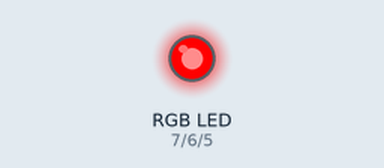
This sketch was run on a simulated Arduino Uno, built with avr-gcc and run on an emulated ATmega328P. Parts: an RGB LED mixed from three pins (HIGH = lit).

Above: at 0.1 s.
At 0.5 s:
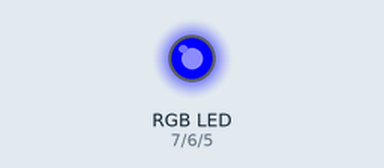
At 1.3 s:
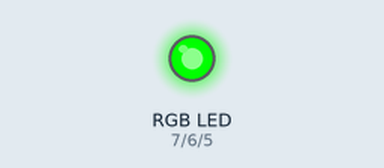
At 1.9 s:
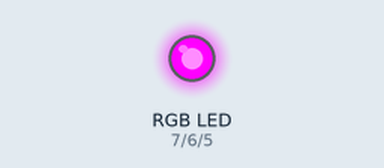
At 2.7 s:
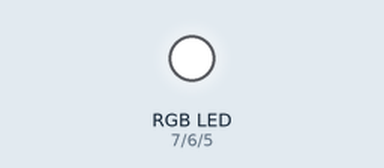
Timing chart, 0 to 3.0 s (numbered marks = the images above):
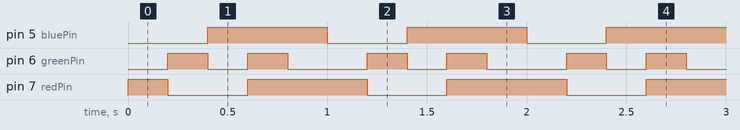

Measured:
- by itself, pin 5 (bluePin): alternates HIGH for 0.60 s and LOW for 0.40 s
- by itself, pin 6 (greenPin): repeats every 1.0 s: LOW 0.20 s, HIGH 0.20 s, LOW 0.40 s, HIGH 0.20 s
- by itself, pin 7 (redPin): repeats every 1.0 s: LOW 0.40 s, HIGH 0.60 s

The sketch:

LedRGB.ino
```cpp
int redPin= 7;
int greenPin = 6;
int bluePin = 5;

void setup() {
  pinMode(redPin, OUTPUT);
  pinMode(greenPin, OUTPUT);
  pinMode(bluePin, OUTPUT);
}
void loop() {
  setColor(255, 0, 0); // Red Color
  delay(200);
  setColor(0, 255, 0); // Green Color
  delay(200);
  setColor(0, 0, 255); // Blue Color
  delay(200);
  setColor(255, 255, 255); // White Color
  delay(200);
  setColor(170, 0, 255); // Purple Color
  delay(200);
}
void setColor(int redValue, int greenValue, int blueValue) {
  analogWrite(redPin, redValue);
  analogWrite(greenPin, greenValue);
  analogWrite(bluePin, blueValue);
}
```
